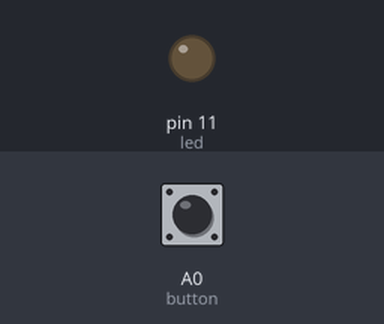
The sketch below on a simulated Arduino Uno, built with avr-gcc and run on an emulated ATmega328P. Shown: output pins drawn as LEDs (lit = HIGH). The test bench sets the inputs (shaded band); at power-on: A0 (button) LOW.

Above: at 1.2 s.
1.3 s: A0 (button) pulled HIGH for 0.15 s
At 1.37 s:
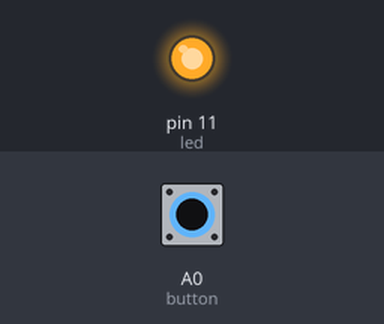
2.9 s: A0 (button) pulled HIGH for 3.2 s
At 6.8 s:
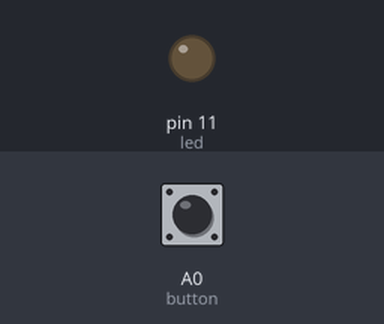
Timing chart, 0 to 8.3 s (numbered marks = the images above; inputs shaded):
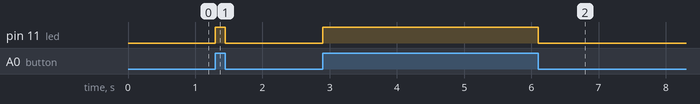

The sketch:

press_button_led.ino
```cpp
int led = 11;
int button = A0;

int lastState = LOW;

void setup(){
  pinMode(led, OUTPUT);
  pinMode(button, INPUT);
}

void loop(){
   if(digitalRead(button)) {
      digitalWrite(led, HIGH);
      while (digitalRead(button));
      digitalWrite(led, LOW);
   }
}
```

Measured:
- after the input at 1.3 s, pin 11 (led): LOW → HIGH at once, → LOW 0.15 s later
- after the input at 2.9 s, pin 11 (led): LOW → HIGH at once, → LOW 3.2 s later
